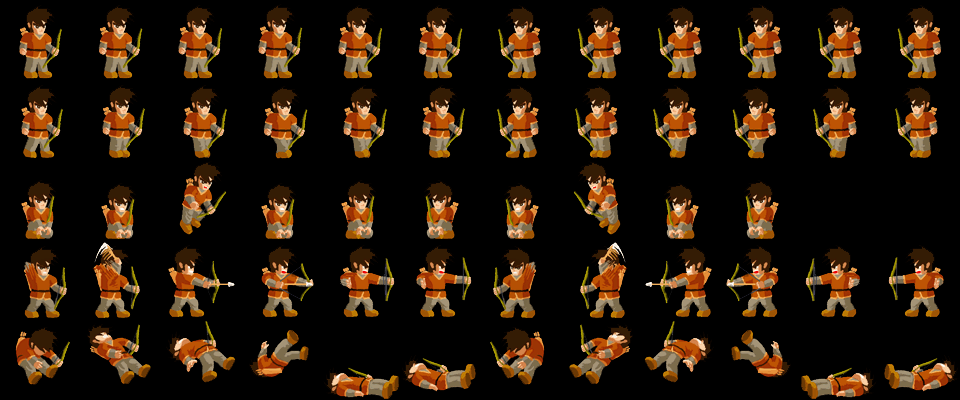

Tiled map render using the project's own tile images. Description and the whole map definition, tile-layer contents included, below:
An orthogonal 12x5 tile map with 80x80 px tiles, 1 tile layer (Tile Layer 1), 2 tilesets.

<map version="1.2" tiledversion="1.2.0" orientation="orthogonal" renderorder="right-down" width="12" height="5" tilewidth="80" tileheight="80" infinite="0" nextlayerid="3" nextobjectid="1">
 <tileset firstgid="1" source="henry_0.tsx" />
 <tileset firstgid="71" source="henry_0_mirror.tsx" />
 <layer id="2" name="Tile Layer 1" width="12" height="5">
  <data encoding="csv">
1,2,3,4,3,2,80,79,78,77,78,79,
5,6,7,8,7,6,76,75,74,73,74,75,
61,62,63,62,61,140,139,138,139,140,0,0,
11,12,13,14,15,16,90,89,88,87,86,85,
31,32,33,34,35,36,110,109,108,107,106,105
</data>
 </layer>
</map>